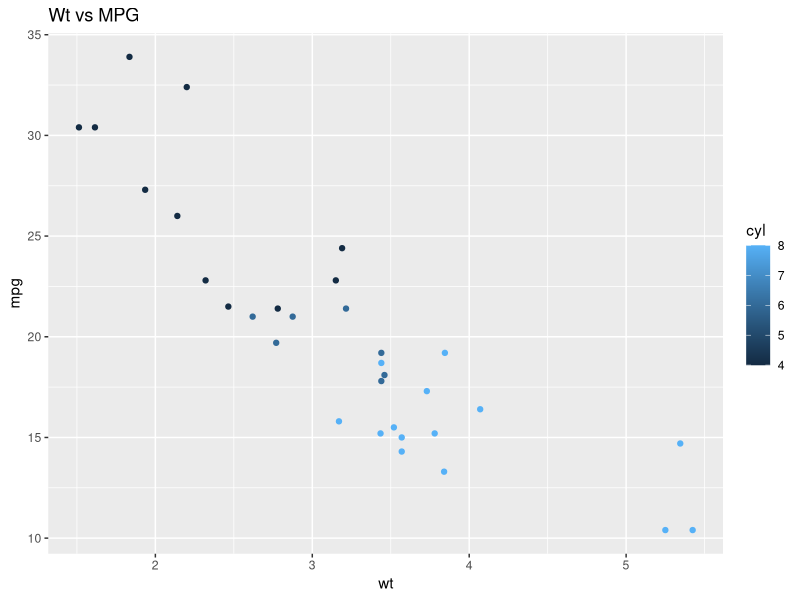
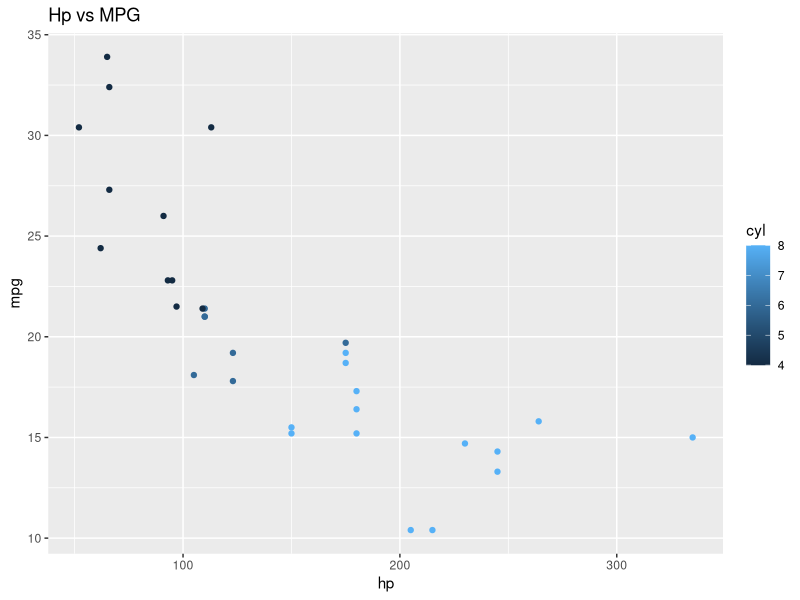
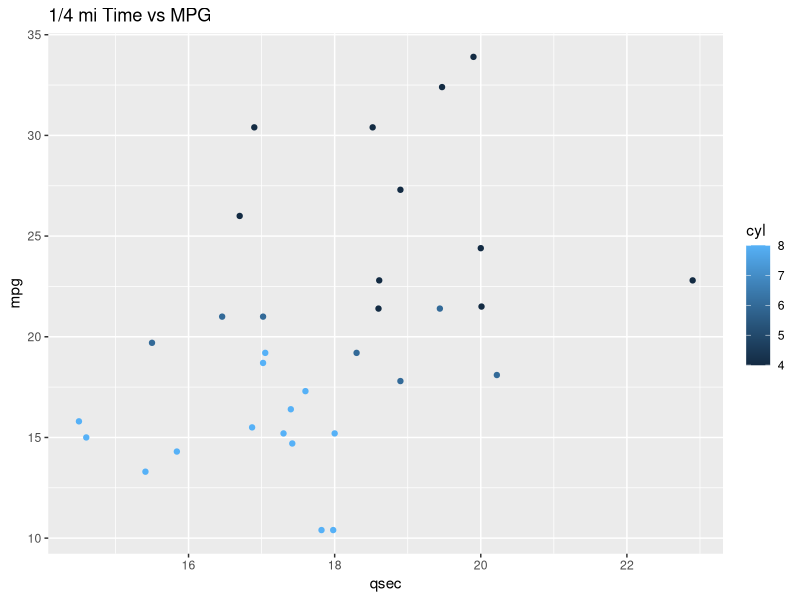
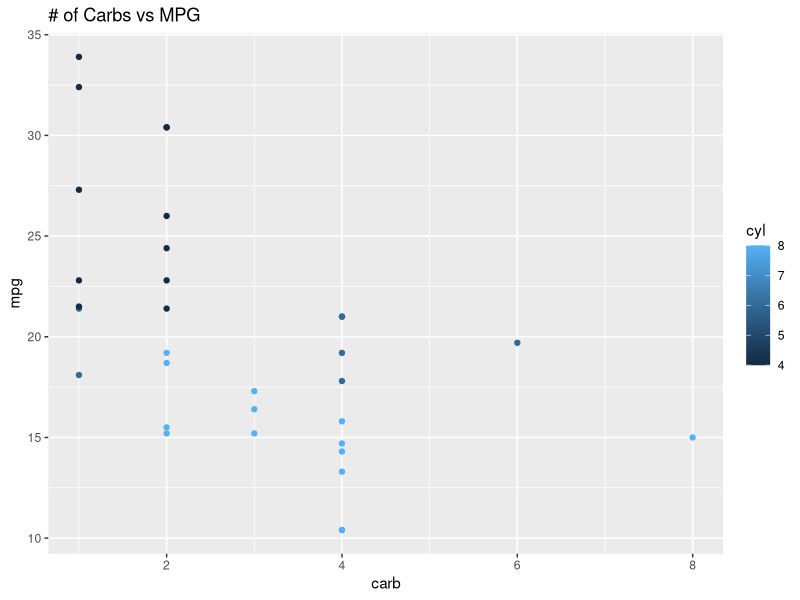

Generate these figures, in order, with R: (Note: this script raises an error after producing the figures.)
## ---- chunk 1
require(ggplot2); data(mtcars)
p1<-qplot(wt,mpg,data=mtcars,col=cyl,main="Wt vs MPG")
p2<-qplot(hp,mpg,data=mtcars,col=cyl,main="Hp vs MPG")
p3<-qplot(qsec,mpg,data=mtcars,col=cyl,main="1/4 mi Time vs MPG")
p4<-qplot(carb,mpg,data=mtcars,col=cyl,main="# of Carbs vs MPG")
grid.arrange(p1,p2,p3,ncol=3)
## ---- chunk 2
data(mtcars)
mtcars$type<-"Original"
mtcars<-subset(mtcars,select=c(hp,mpg,type))
newx<-150.0
fit<-lm(mpg~hp,data=mtcars)
newy<-predict(fit,newdata=data.frame(hp=newx))
newdata<-rbind(mtcars,data.frame(hp=newx,mpg=newy,type="New"))
p<-qplot(hp,mpg,data=newdata,main='Prediction of mpg using mtcars',xlab='hp',ylab='mpg',color=type)
p+geom_abline(intercept=fit$coefficients[1],slope=fit$coefficients[2],color='#0000ff22',size=1.1)
print("At 150 hp, your car will use 19.864 mpg")
